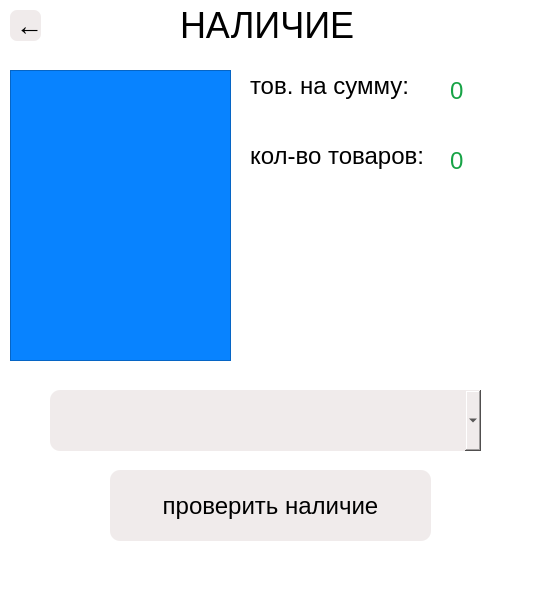
<?xml version="1.0" encoding="UTF-8"?>
<ui version="4.0">
 <class>MainWindow</class>
 <widget class="QMainWindow" name="MainWindow">
  <property name="geometry">
   <rect>
    <x>0</x>
    <y>0</y>
    <width>535</width>
    <height>600</height>
   </rect>
  </property>
  <property name="windowTitle">
   <string>Client Program</string>
  </property>
  <property name="styleSheet">
   <string notr="true">background-color:white
</string>
  </property>
  <widget class="QWidget" name="centralwidget">
   <widget class="QLabel" name="label">
    <property name="geometry">
     <rect>
      <x>180</x>
      <y>0</y>
      <width>241</width>
      <height>51</height>
     </rect>
    </property>
    <property name="styleSheet">
     <string notr="true">font-size: 27pt;
color: black

</string>
    </property>
    <property name="text">
     <string>НАЛИЧИЕ</string>
    </property>
   </widget>
   <widget class="QTableView" name="tableView">
    <property name="geometry">
     <rect>
      <x>10</x>
      <y>70</y>
      <width>221</width>
      <height>291</height>
     </rect>
    </property>
    <property name="styleSheet">
     <string notr="true">background-color: #0883ff;
color: white</string>
    </property>
   </widget>
   <widget class="QPushButton" name="nal_btn">
    <property name="geometry">
     <rect>
      <x>110</x>
      <y>470</y>
      <width>321</width>
      <height>71</height>
     </rect>
    </property>
    <property name="styleSheet">
     <string notr="true">font-size: 18pt;
background-color: #f0ebeb;

border-radius: 10;
color: black</string>
    </property>
    <property name="text">
     <string>проверить наличие</string>
    </property>
   </widget>
   <widget class="QComboBox" name="item_combo_box">
    <property name="geometry">
     <rect>
      <x>50</x>
      <y>390</y>
      <width>431</width>
      <height>61</height>
     </rect>
    </property>
    <property name="styleSheet">
     <string notr="true">font-size: 18pt;
background-color: #f0ebeb;

border-radius: 10;
color: black</string>
    </property>
   </widget>
   <widget class="QPushButton" name="exit">
    <property name="geometry">
     <rect>
      <x>10</x>
      <y>10</y>
      <width>31</width>
      <height>31</height>
     </rect>
    </property>
    <property name="styleSheet">
     <string notr="true">font-size: 20pt;
background-color: #f0ebeb;

border-radius: 7;
color: black</string>
    </property>
    <property name="text">
     <string>	←</string>
    </property>
   </widget>
   <widget class="QLabel" name="label_3">
    <property name="geometry">
     <rect>
      <x>250</x>
      <y>140</y>
      <width>191</width>
      <height>31</height>
     </rect>
    </property>
    <property name="styleSheet">
     <string notr="true">font-size: 18pt;
color: black
</string>
    </property>
    <property name="text">
     <string>кол-во товаров:</string>
    </property>
   </widget>
   <widget class="QLabel" name="label_2">
    <property name="geometry">
     <rect>
      <x>250</x>
      <y>70</y>
      <width>211</width>
      <height>31</height>
     </rect>
    </property>
    <property name="styleSheet">
     <string notr="true">font-size: 18pt;
color: black
</string>
    </property>
    <property name="text">
     <string>тов. на сумму:</string>
    </property>
   </widget>
   <widget class="QLabel" name="sum_tov">
    <property name="geometry">
     <rect>
      <x>450</x>
      <y>80</y>
      <width>67</width>
      <height>21</height>
     </rect>
    </property>
    <property name="styleSheet">
     <string notr="true">QLabel{font-size: 18pt;}
QLabel{color: rgb(23, 163, 70);}</string>
    </property>
    <property name="text">
     <string>0</string>
    </property>
   </widget>
   <widget class="QLabel" name="kol_tov">
    <property name="geometry">
     <rect>
      <x>450</x>
      <y>150</y>
      <width>67</width>
      <height>21</height>
     </rect>
    </property>
    <property name="styleSheet">
     <string notr="true">QLabel{font-size: 18pt;}
QLabel{color: rgb(23, 163, 70);}</string>
    </property>
    <property name="text">
     <string>0</string>
    </property>
   </widget>
  </widget>
  <widget class="QStatusBar" name="statusbar"/>
 </widget>
 <resources/>
 <connections/>
</ui>
